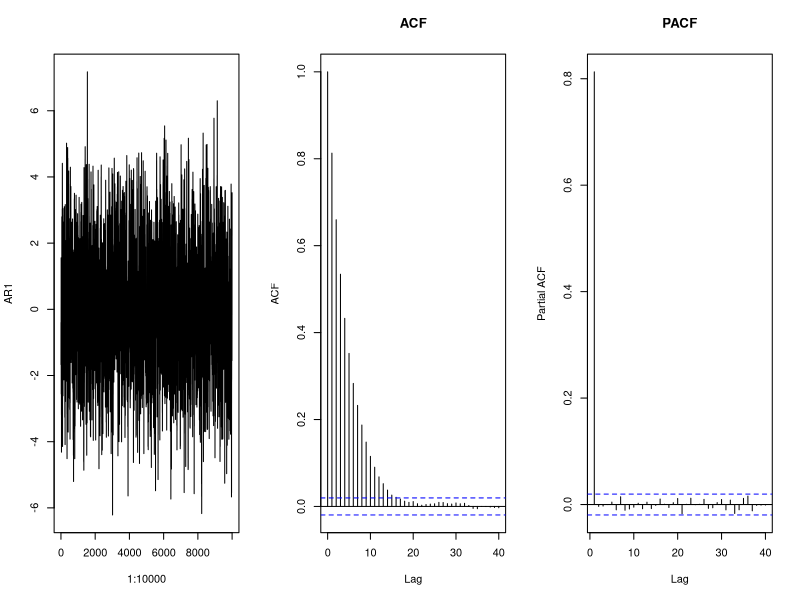
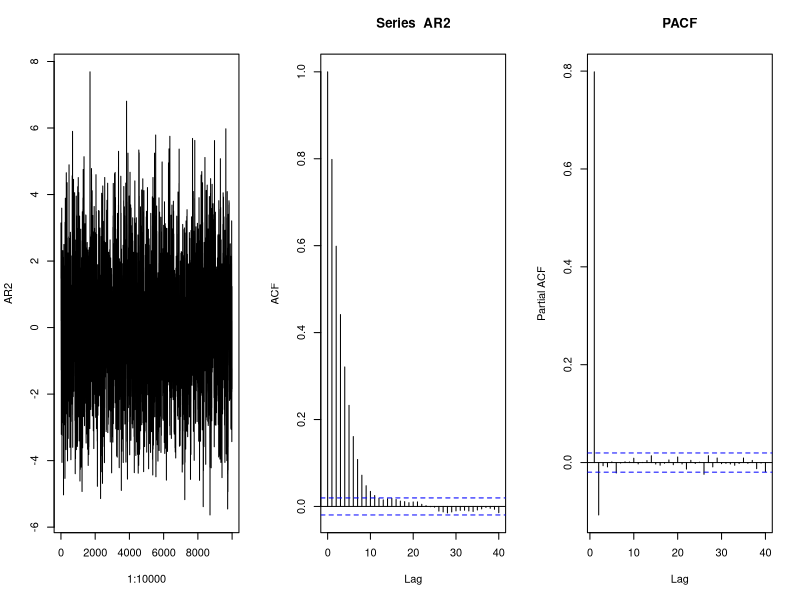
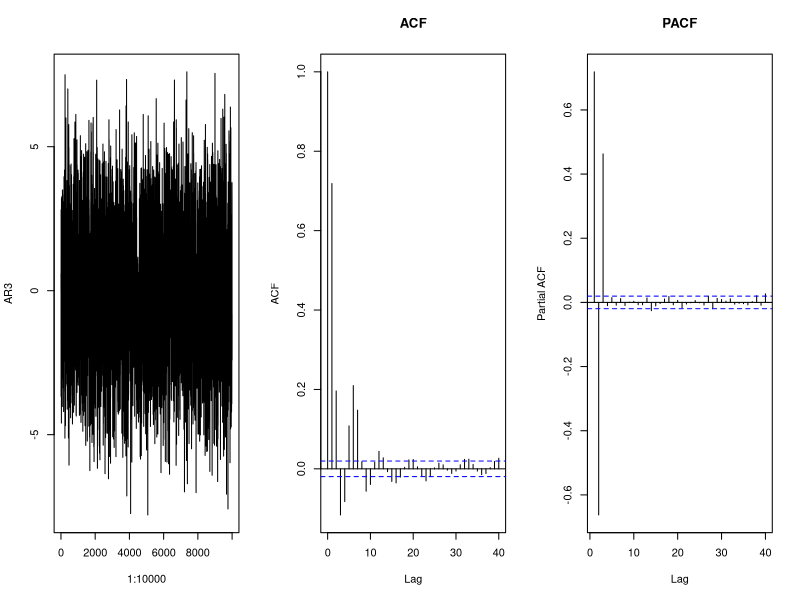
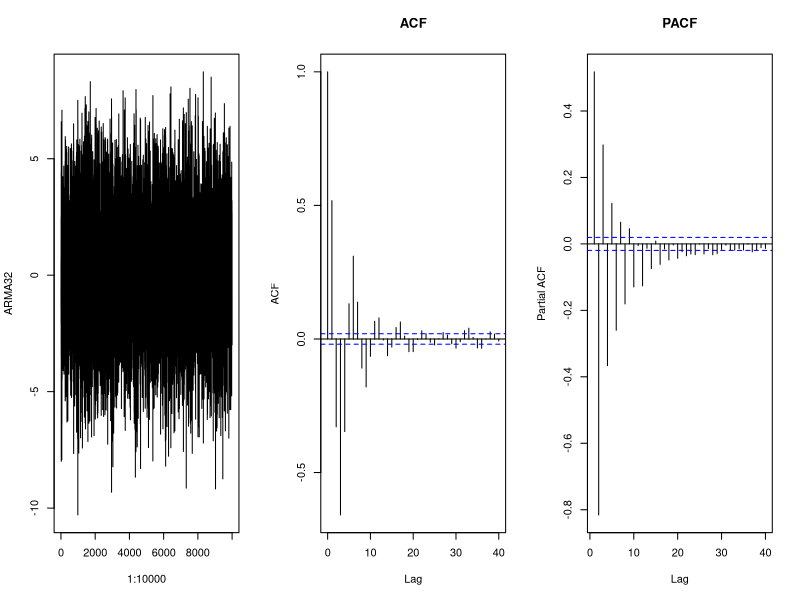
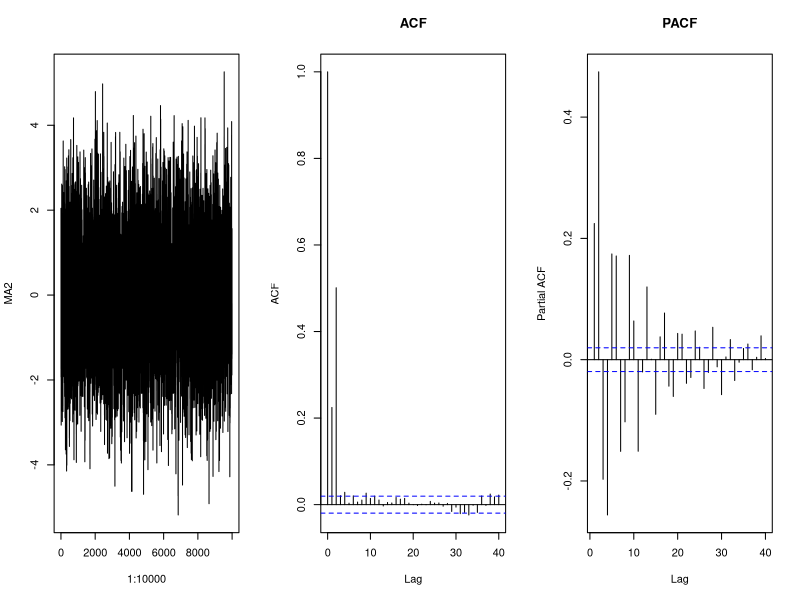
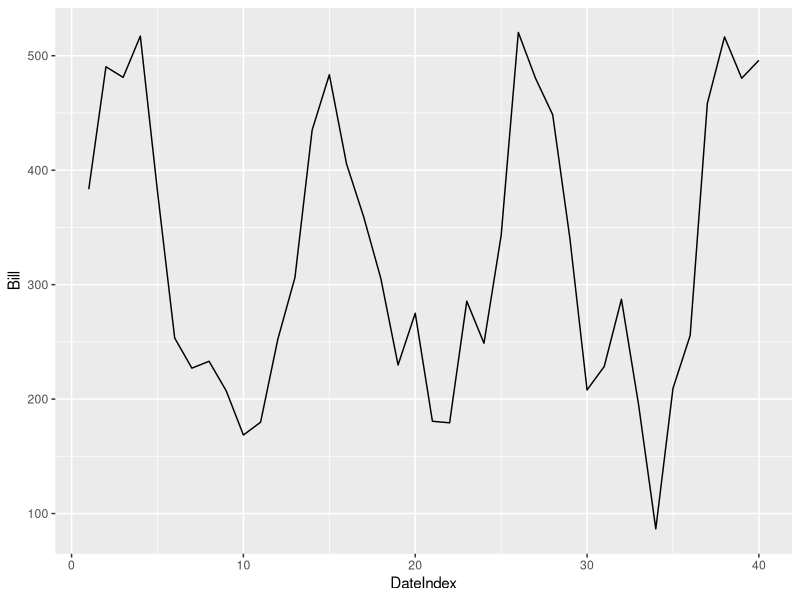
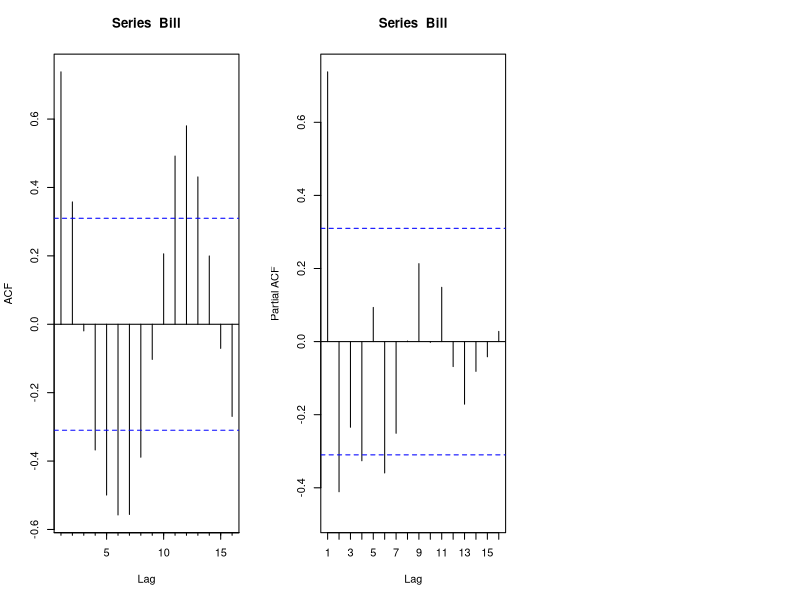
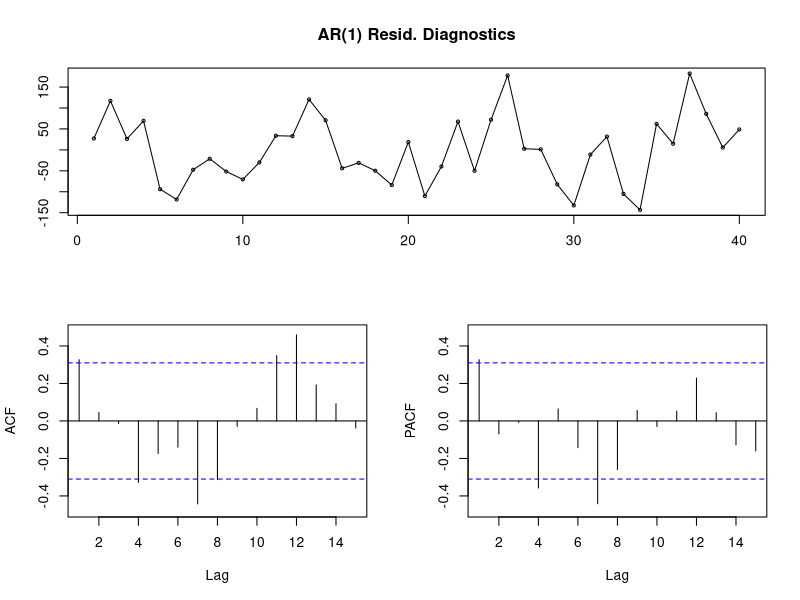

The R source for these figures, in order: (Note: this script raises an error after producing the figures.)
## ---- chunk 1
AR1<-arima.sim(list(ar=c(0.8)),10000) #AR1 is just a vector of values.  They will be centered around 0 unless we add a shift or include some other source of variation like a predictor.
par(mfrow=c(1,3))
plot(1:10000,AR1,type="l")
acf(AR1,main="ACF")
pacf(AR1,main="PACF")

## ---- chunk 2
rho1<-.8
rho2<-.6
a1<-(rho1*(1-rho2)/(1-rho1^2))
a2<-(rho2-rho1^2)/(1-rho1^2)
AR2<-arima.sim(list(ar=c(a1,a2)),10000)
par(mfrow=c(1,3))
plot(1:10000,AR2,type="l")
acf(AR2)
pacf(AR2,main="PACF")

## ---- chunk 3

a1<-1.5
a2<--1.21
a3<-.46
AR3<-arima.sim(list(ar=c(a1,a2,a3)),10000)
par(mfrow=c(1,3))
plot(1:10000,AR3,type="l")
acf(AR3,main="ACF")
pacf(AR3,main="PACF")

## ---- chunk 4

a1<-1.5
a2<--1.21
a3<-.46
b1<--.2
b2<--.9
ARMA32<-arima.sim(list(ar=c(a1,a2,a3),ma=c(b1,b2)),10000)
par(mfrow=c(1,3))
plot(1:10000,ARMA32,type="l")
acf(ARMA32,main="ACF")
pacf(ARMA32,main="PACF")

## ---- chunk 5

b1<- .2
b2<- .9
MA2<-arima.sim(list(ma=c(b1,b2)),10000)
par(mfrow=c(1,3))
plot(1:10000,MA2,type="l")
acf(MA2,main="ACF")
pacf(MA2,main="PACF")

## ---- chunk 6
#setwd("D:/MSDS6372/HWMark")
setwd("/Volumes/TRAVELDRIVE/MSDS6372/HWMark")
library(tseries)
library(forecast)
library(ggplot2)

bills<-read.csv("ElectricBill.csv")
head(bills)
bills$DateIndex<-1:nrow(bills)

ggplot()+geom_line(data=bills,aes(x=DateIndex,y=Bill))

## ---- chunk 7
attach(bills)
Acf(Bill)
Pacf(Bill)
## ---- chunk 8
library(car)
durbinWatsonTest(lm(Bill~1),max.lag=4)
## ---- chunk 9
AR1<-arima(Bill,order=c(1,0,0))
AR2<-arima(Bill,order=c(2,0,0))
AR3<-arima(Bill,order=c(3,0,0))
## ---- chunk 10
tsdisplay(residuals(AR1),lag.max=15,main="AR(1) Resid. Diagnostics")
## ---- chunk 11
ARIMA.fit<-auto.arima(Bill,seasonal=FALSE)
ARIMA.fit
## ---- chunk 12
ARIMA.fit<-auto.arima(Bill,seasonal=FALSE,stepwise=FALSE)
ARIMA.fit
## ---- chunk 13
plot(forecast(ARIMA.fit,h=10))
points(1:length(Bill),fitted(ARIMA.fit),type="l",col="blue")
## ---- chunk 14
plot(AvgTemp,Bill,xlab="Avg. Temperature")
ols<-lm(Bill~AvgTemp)
abline(ols)
text(80,200,paste("Cor=",round(cor(Bill,AvgTemp),2)))
## ---- chunk 15
holdout.test<-window(ts(Bill),start=36)
train<-Bill[1:35]
predictor<-AvgTemp[1:35]
simpleols<-arima(train,order=c(0,0,0),xreg=predictor)
tsdisplay(residuals(simpleols),lag.max=15,main="Resid. Diagnostics of OLS")

## ---- chunk 16
ARIMA.with.Pred<-auto.arima(train,xreg=predictor,stepwise=FALSE)
ARIMA.with.Pred
tsdisplay(residuals(ARIMA.with.Pred),lag.max=15,main="Resid. Diagnostics with AR(4)")
plot(forecast(ARIMA.with.Pred,h=5,xreg=data.frame(predictor=AvgTemp[36:40])))
points(1:length(train),fitted(ARIMA.with.Pred),type="l",col="blue")
points(1:40,Bill,type="l")
## ---- chunk 17
newpred<-as.matrix(cbind(predictor,predictor^2))
colnames(newpred)<-c("Pred","Pred2")
ARIMA.with.Pred2<-auto.arima(train,xreg=newpred,stepwise=FALSE)
ARIMA.with.Pred2
tsdisplay(residuals(ARIMA.with.Pred2),lag.max=15,main="Resid. Diagnostics AR(4) Quadratic")
test.pred<-as.matrix(cbind(AvgTemp[36:40],AvgTemp[36:40]^2))
colnames(test.pred)<-c("Pred","Pred2")
plot(forecast(ARIMA.with.Pred2,h=5,xreg=test.pred))
points(1:length(train),fitted(ARIMA.with.Pred2),type="l",col="blue")
points(1:40,Bill,type="l")
## ---- chunk 18
casts.avgtemp<-forecast(ARIMA.with.Pred,h=5,xreg=data.frame(predictor=AvgTemp[36:40]))
accuracy(casts.avgtemp,Bill[36:40])
cast.avgtemp.quad<-forecast(ARIMA.with.Pred2,h=5,xreg=test.pred)
accuracy(cast.avgtemp.quad,Bill[36:40])

## ---- chunk 19
melanoma<-read.csv("Melanomatimeseries.csv")
attach(melanoma)
par(mfrow=c(3,1))
plot(Year,Melanoma,type="l",main="Original Data")
Acf(Melanoma)
Pacf(Melanoma)
par(mfrow=c(1,1))
diff.data<-arima(Melanoma,order=c(0,1,0))
tsdisplay(residuals(diff.data),lag.max=15,main="Resid. Diagnostics 1st Order Difference")

